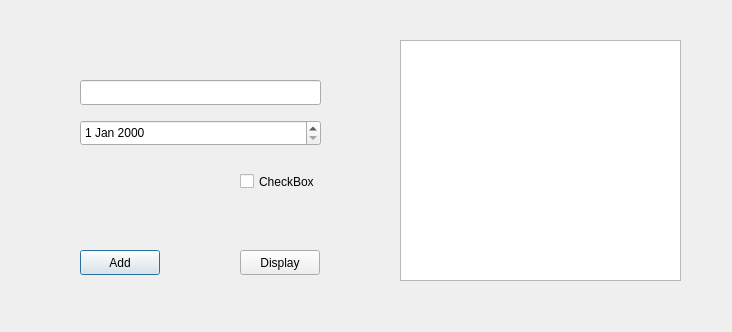
<?xml version="1.0" encoding="UTF-8"?>
<ui version="4.0">
 <class>Dialog</class>
 <widget class="QDialog" name="Dialog">
  <property name="geometry">
   <rect>
    <x>0</x>
    <y>0</y>
    <width>732</width>
    <height>332</height>
   </rect>
  </property>
  <property name="windowTitle">
   <string>Dialog</string>
  </property>
  <widget class="QLineEdit" name="lineEdit">
   <property name="geometry">
    <rect>
     <x>80</x>
     <y>80</y>
     <width>241</width>
     <height>25</height>
    </rect>
   </property>
  </widget>
  <widget class="QCheckBox" name="checkBox">
   <property name="geometry">
    <rect>
     <x>240</x>
     <y>170</y>
     <width>80</width>
     <height>23</height>
    </rect>
   </property>
   <property name="text">
    <string>CheckBox</string>
   </property>
  </widget>
  <widget class="QDateEdit" name="dateEdit">
   <property name="geometry">
    <rect>
     <x>80</x>
     <y>120</y>
     <width>241</width>
     <height>26</height>
    </rect>
   </property>
  </widget>
  <widget class="QPushButton" name="addButton">
   <property name="geometry">
    <rect>
     <x>80</x>
     <y>250</y>
     <width>80</width>
     <height>25</height>
    </rect>
   </property>
   <property name="text">
    <string>Add</string>
   </property>
  </widget>
  <widget class="QPushButton" name="displayButton">
   <property name="geometry">
    <rect>
     <x>240</x>
     <y>250</y>
     <width>80</width>
     <height>25</height>
    </rect>
   </property>
   <property name="text">
    <string>Display</string>
   </property>
  </widget>
  <widget class="QTextEdit" name="userInputBlock">
   <property name="geometry">
    <rect>
     <x>400</x>
     <y>40</y>
     <width>281</width>
     <height>241</height>
    </rect>
   </property>
  </widget>
 </widget>
 <resources/>
 <connections/>
</ui>
